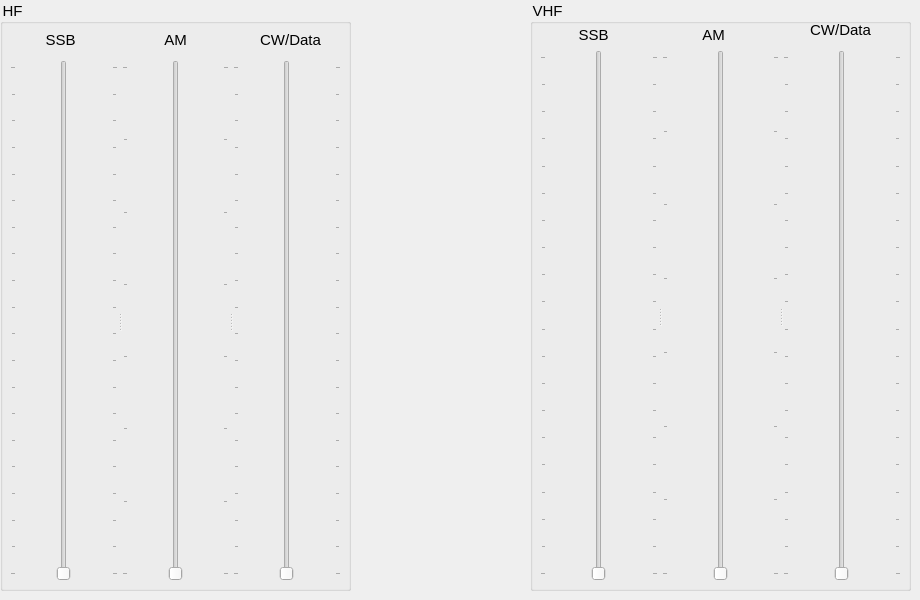
      <widget class="QWidget" name="OutputPower">
       <property name="styleSheet">
        <string notr="true">QWidget{font: &quot;MS Shell Dlg 2&quot;; font-size: 15px}</string>
       </property>
       <attribute name="title">
        <string>Output Power</string>
       </attribute>
       <widget class="QGroupBox" name="groupBox">
        <property name="geometry">
         <rect>
          <x>0</x>
          <y>0</y>
          <width>351</width>
          <height>591</height>
         </rect>
        </property>
        <property name="font">
         <font>
          <pointsize>-1</pointsize>
          <weight>50</weight>
          <italic>false</italic>
          <bold>false</bold>
         </font>
        </property>
        <property name="title">
         <string>HF</string>
        </property>
        <widget class="QLabel" name="lblHFSSB">
         <property name="geometry">
          <rect>
           <x>0</x>
           <y>30</y>
           <width>121</width>
           <height>20</height>
          </rect>
         </property>
         <property name="frameShadow">
          <enum>QFrame::Plain</enum>
         </property>
         <property name="midLineWidth">
          <number>-1</number>
         </property>
         <property name="text">
          <string>SSB</string>
         </property>
         <property name="alignment">
          <set>Qt::AlignCenter</set>
         </property>
        </widget>
        <widget class="QLabel" name="lblHFAM">
         <property name="geometry">
          <rect>
           <x>130</x>
           <y>30</y>
           <width>91</width>
           <height>20</height>
          </rect>
         </property>
         <property name="frameShadow">
          <enum>QFrame::Plain</enum>
         </property>
         <property name="midLineWidth">
          <number>-1</number>
         </property>
         <property name="text">
          <string>AM</string>
         </property>
         <property name="alignment">
          <set>Qt::AlignCenter</set>
         </property>
        </widget>
        <widget class="QLabel" name="lblHFPOWER">
         <property name="geometry">
          <rect>
           <x>240</x>
           <y>30</y>
           <width>101</width>
           <height>20</height>
          </rect>
         </property>
         <property name="frameShadow">
          <enum>QFrame::Plain</enum>
         </property>
         <property name="midLineWidth">
          <number>-1</number>
         </property>
         <property name="text">
          <string>CW/Data</string>
         </property>
         <property name="alignment">
          <set>Qt::AlignCenter</set>
         </property>
        </widget>
        <widget class="QGroupBox" name="groupBox_3">
         <property name="geometry">
          <rect>
           <x>360</x>
           <y>0</y>
           <width>471</width>
           <height>601</height>
          </rect>
         </property>
         <property name="font">
          <font>
           <pointsize>-1</pointsize>
           <weight>50</weight>
           <italic>false</italic>
           <bold>false</bold>
          </font>
         </property>
         <property name="title">
          <string>VHF</string>
         </property>
        </widget>
        <widget class="QSplitter" name="splitter_2">
         <property name="geometry">
          <rect>
           <x>10</x>
           <y>60</y>
           <width>331</width>
           <height>521</height>
          </rect>
         </property>
         <property name="orientation">
          <enum>Qt::Horizontal</enum>
         </property>
         <widget class="QSlider" name="lvlHFSSBPower">
          <property name="minimum">
           <number>5</number>
          </property>
          <property name="maximum">
           <number>100</number>
          </property>
          <property name="pageStep">
           <number>5</number>
          </property>
          <property name="orientation">
           <enum>Qt::Vertical</enum>
          </property>
          <property name="tickPosition">
           <enum>QSlider::TicksBothSides</enum>
          </property>
          <property name="tickInterval">
           <number>5</number>
          </property>
         </widget>
         <widget class="QSlider" name="lvlHFAMPower">
          <property name="minimum">
           <number>5</number>
          </property>
          <property name="maximum">
           <number>40</number>
          </property>
          <property name="pageStep">
           <number>5</number>
          </property>
          <property name="orientation">
           <enum>Qt::Vertical</enum>
          </property>
          <property name="tickPosition">
           <enum>QSlider::TicksBothSides</enum>
          </property>
          <property name="tickInterval">
           <number>5</number>
          </property>
         </widget>
         <widget class="QSlider" name="lvlHFPower">
          <property name="minimum">
           <number>5</number>
          </property>
          <property name="maximum">
           <number>100</number>
          </property>
          <property name="pageStep">
           <number>5</number>
          </property>
          <property name="orientation">
           <enum>Qt::Vertical</enum>
          </property>
          <property name="tickPosition">
           <enum>QSlider::TicksBothSides</enum>
          </property>
          <property name="tickInterval">
           <number>5</number>
          </property>
         </widget>
        </widget>
       </widget>
       <widget class="QGroupBox" name="groupBox_2">
        <property name="geometry">
         <rect>
          <x>530</x>
          <y>0</y>
          <width>381</width>
          <height>591</height>
         </rect>
        </property>
        <property name="font">
         <font>
          <pointsize>-1</pointsize>
          <weight>50</weight>
          <italic>false</italic>
          <bold>false</bold>
         </font>
        </property>
        <property name="title">
         <string>VHF</string>
        </property>
        <widget class="QLabel" name="lblVHFPWR">
         <property name="geometry">
          <rect>
           <x>250</x>
           <y>20</y>
           <width>121</width>
           <height>20</height>
          </rect>
         </property>
         <property name="frameShadow">
          <enum>QFrame::Plain</enum>
         </property>
         <property name="midLineWidth">
          <number>-1</number>
         </property>
         <property name="text">
          <string>CW/Data</string>
         </property>
         <property name="alignment">
          <set>Qt::AlignCenter</set>
         </property>
        </widget>
        <widget class="QLabel" name="lblVHFAM">
         <property name="geometry">
          <rect>
           <x>128</x>
           <y>25</y>
           <width>111</width>
           <height>20</height>
          </rect>
         </property>
         <property name="frameShadow">
          <enum>QFrame::Plain</enum>
         </property>
         <property name="midLineWidth">
          <number>-1</number>
         </property>
         <property name="text">
          <string>AM</string>
         </property>
         <property name="alignment">
          <set>Qt::AlignCenter</set>
         </property>
        </widget>
        <widget class="QLabel" name="lblVHFSSB">
         <property name="geometry">
          <rect>
           <x>13</x>
           <y>25</y>
           <width>101</width>
           <height>20</height>
          </rect>
         </property>
         <property name="frameShadow">
          <enum>QFrame::Plain</enum>
         </property>
         <property name="midLineWidth">
          <number>-1</number>
         </property>
         <property name="text">
          <string>SSB</string>
         </property>
         <property name="alignment">
          <set>Qt::AlignCenter</set>
         </property>
        </widget>
        <widget class="QSplitter" name="splitter_3">
         <property name="geometry">
          <rect>
           <x>10</x>
           <y>50</y>
           <width>361</width>
           <height>531</height>
          </rect>
         </property>
         <property name="orientation">
          <enum>Qt::Horizontal</enum>
         </property>
         <widget class="QSlider" name="lvlVHFSSBPower">
          <property name="sizePolicy">
           <sizepolicy hsizetype="Preferred" vsizetype="MinimumExpanding">
            <horstretch>0</horstretch>
            <verstretch>0</verstretch>
           </sizepolicy>
          </property>
          <property name="minimum">
           <number>5</number>
          </property>
          <property name="maximum">
           <number>100</number>
          </property>
          <property name="pageStep">
           <number>5</number>
          </property>
          <property name="orientation">
           <enum>Qt::Vertical</enum>
          </property>
          <property name="tickPosition">
           <enum>QSlider::TicksBothSides</enum>
          </property>
          <property name="tickInterval">
           <number>5</number>
          </property>
         </widget>
         <widget class="QSlider" name="lvlVHFAMPower">
          <property name="sizePolicy">
           <sizepolicy hsizetype="Preferred" vsizetype="MinimumExpanding">
            <horstretch>0</horstretch>
            <verstretch>0</verstretch>
           </sizepolicy>
          </property>
          <property name="minimum">
           <number>5</number>
          </property>
          <property name="maximum">
           <number>40</number>
          </property>
          <property name="pageStep">
           <number>5</number>
          </property>
          <property name="orientation">
           <enum>Qt::Vertical</enum>
          </property>
          <property name="tickPosition">
           <enum>QSlider::TicksBothSides</enum>
          </property>
          <property name="tickInterval">
           <number>5</number>
          </property>
         </widget>
         <widget class="QSlider" name="lvlVHFPower">
          <property name="sizePolicy">
           <sizepolicy hsizetype="Preferred" vsizetype="MinimumExpanding">
            <horstretch>0</horstretch>
            <verstretch>0</verstretch>
           </sizepolicy>
          </property>
          <property name="minimum">
           <number>5</number>
          </property>
          <property name="maximum">
           <number>100</number>
          </property>
          <property name="pageStep">
           <number>5</number>
          </property>
          <property name="orientation">
           <enum>Qt::Vertical</enum>
          </property>
          <property name="tickPosition">
           <enum>QSlider::TicksBothSides</enum>
          </property>
          <property name="tickInterval">
           <number>5</number>
          </property>
         </widget>
        </widget>
       </widget>
      </widget>
